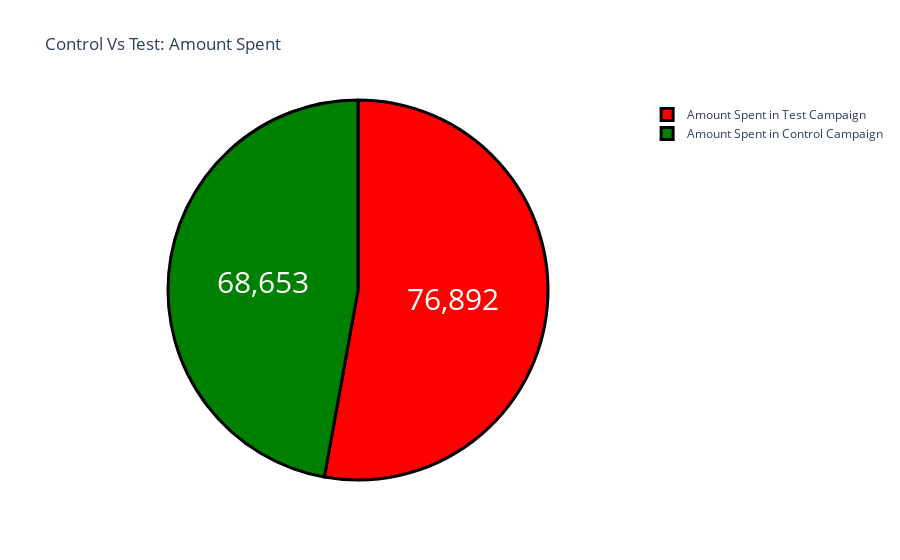

This figure's notebook cell:
### Markdown cell above
# Now lets see the total amount spent on Amount Spent and Purchases for Both Campaigns

### Code cell
label = ["Amount Spent in Control Campaign", 
         "Amount Spent in Test Campaign"]
counts = [sum(control["Amount Spent in Dollars"]), 
          sum(test["Amount Spent in Dollars"])]
colors = ['Green','Red']
fig = go.Figure(data=[go.Pie(labels=label, values=counts)])
fig.update_layout(title_text='Control Vs Test: Amount Spent')
fig.update_traces(hoverinfo='label+percent', textinfo='value', 
                  textfont_size=30,
                  marker=dict(colors=colors, 
                              line= dict(color="black", width=3)))

### Figure 1 — Plotly figure (JSON) as saved in the notebook; plotly's stock layout.template omitted (floating-point values rounded to 4 significant figures)
{"data": [{"hoverinfo": "label+percent", "labels": ["Amount Spent in Control Campaign", "Amount Spent in Test Campaign"], "marker": {"colors": ["Green", "Red"], "line": {"color": "black", "width": 3}}, "textfont": {"size": 30}, "textinfo": "value", "type": "pie", "values": [68653, 76892]}], "layout": {"title": {"text": "Control Vs Test: Amount Spent"}}}
